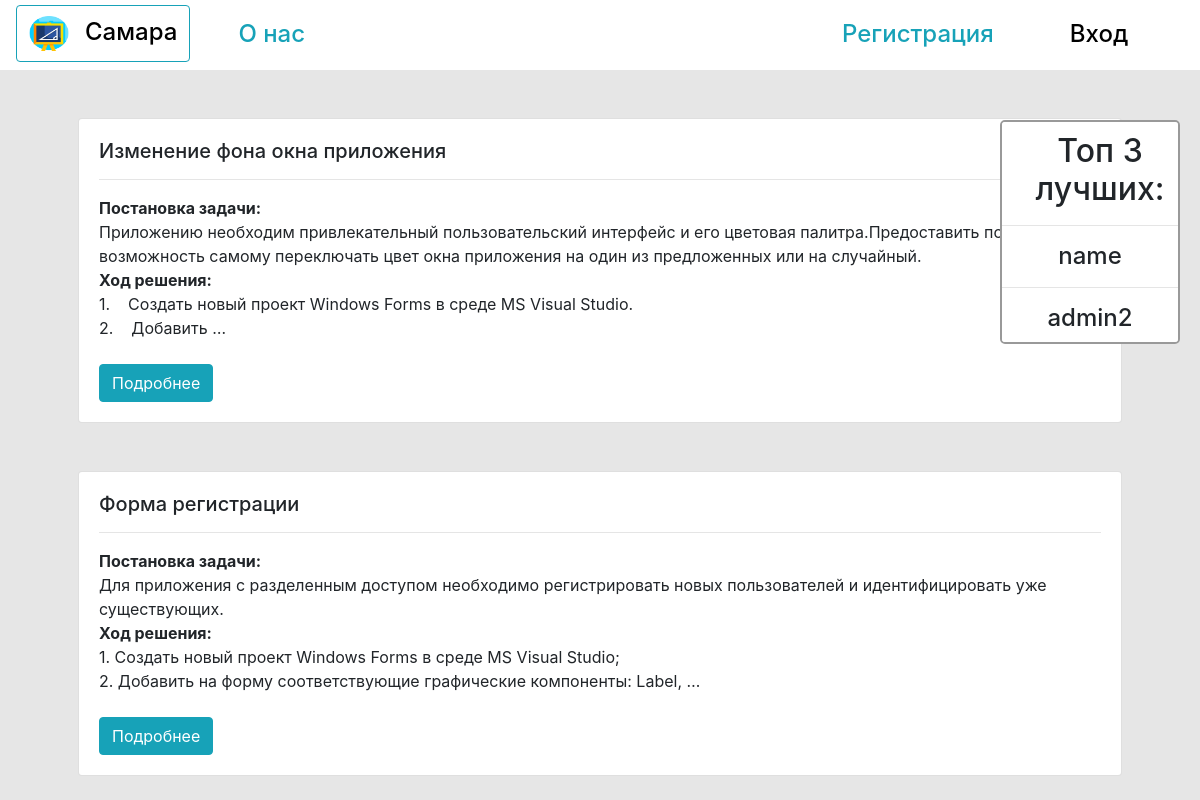
The page / on the database its author committed.
### deti/models.py (models this page shows, shortened)
class Lekcia(models.Model): #Таблица лекций
    lekcia_title= models.CharField(max_length = 120, db_index = True, verbose_name = 'Название лекции')
    lekcia_text= models.TextField(verbose_name='Текст лекции')
    slug = models.SlugField(max_length=120, unique=True, verbose_name='URL', blank=True)
    def get_ubsalut_url(self):
        return reverse('lekcia_detail_url', kwargs={'slug':self.slug})
    class Meta:
        verbose_name='Леуция'
        verbose_name_plural='Лекции'
        db_table='lekcia'

class Student(models.Model): #Таблица студентов
    first_name_student = models.CharField(max_length = 120, db_index = True, verbose_name = 'Имя')
    second_name_student = models.CharField(max_length = 120, db_index = True, verbose_name = 'Фамилия')
    user = models.OneToOneField(User, on_delete=models.CASCADE)
    age_student= models.IntegerField( null=True, db_index = True, verbose_name='Возраст')
    photo_student= models.ManyToManyField('Magazin', null=True, blank = True, verbose_name = 'Аватар') #это вторичный ключ для таблицы магазина с аватарками
    coin = models.IntegerField(null= True, verbose_name='Баллы' )
    profes = models.ManyToManyField('Profes', blank=True, related_name='student', verbose_name='Профессия')
    class Meta:
        verbose_name='Студент'
        verbose_name_plural='Студенты'
        db_table='student'

### deti/views.py (the view)
# urls.py: path('',lekcias_list, name='lekcias_list_url'),
def lekcias_list(request):
    lekcias= Lekcia.objects.all()
    students= Student.objects.all()
    return render(request, 'deti/lekcias_list.html',
    context={'lekcias':lekcias,
    'students':students})

### deti/templates/deti/lekcias_list.html (shortened to what this page needs)
{% extends 'base.html' %}
{% block content %}
{% for lekcia in lekcias %}
{% include 'includes/include_lekcias_list.html' %}
{% endfor %}
{% endblock %}
{% block menu %}
<div class="menu aligt-items-center" align=center>
  <h2>Топ 3 лучших: </h2>
  <hr />
  {% for student in students %}
  <h4 align=center>{{student.user}}</h4>
  <hr />
  {% endfor %}
</div>
{% endblock %}

### deti/templates/includes/include_lekcias_list.html
<div class="card mt-5 ml-5 mr-5">
  <div class="card-body">
    <h5 class="card-title">{{lekcia.lekcia_title}}</h5>
    <hr />
    <p class="card-text">{{lekcia.lekcia_text|truncatewords:40|safe}}</p>
    <a href="{{lekcia.get_ubsalut_url}}" class="btn btn-info mt-2">Подробнее</a>
  </div>
</div>

### static/css/style.css (style rules this page uses)
body { background-color: #e6e6e6; }
.menu { border: 2px solid #999; border-radius: 5px; position: fixed; right: 20px; top: 120px; width: 15%; height: 28%; overflow: auto; background-color: white; }
.menu h2 { margin-top: 10px; display: block; padding-left: 20px; color: #212529; }

### rows shown on the page
Lekcia: lekcia_title "Изменение фона окна приложения", lekcia_text "Постановка задачи: Приложению необходим привлекательный пользовательский интерфейс и его цветовая палитра.Предоставить пользователю возможность самому переключать цвет окна приложения на один из предложенных или на случайный. Ход решения: 1. Создать новый проект Windows Forms в среде MS Visual Studio. 2. Добавить …"
Lekcia: lekcia_title "Форма регистрации", lekcia_text "Постановка задачи: Для приложения с разделенным доступом необходимо регистрировать новых пользователей и идентифицировать уже существующих. Ход решения: 1. Создать новый проект Windows Forms в среде MS Visual Studio; 2. Добавить на форму соответствующие графические компоненты: Label, …"
Student: user "name"
Student: user "admin2"
